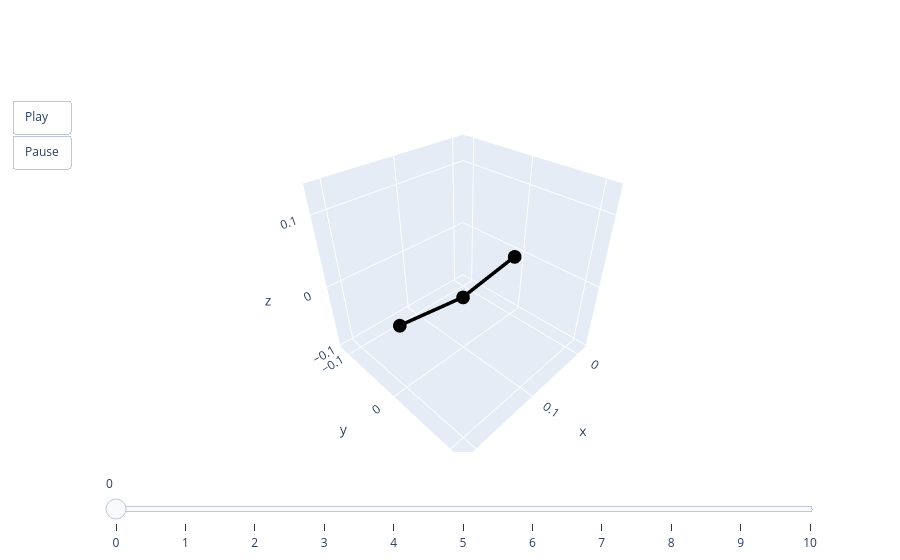

Source (notebook cell):
### Code cell
animate(pred)

### Figure 1 — Plotly figure (JSON) as saved in the notebook; plotly's stock layout.template omitted (floating-point values rounded to 4 significant figures)
{"data": [{"line": {"color": "black", "width": 7}, "mode": "lines+markers", "type": "scatter3d", "x": [0, 0.1, 0.2], "y": [0, -0.0008334, 0], "z": [0, -0.01607, 0]}], "layout": {"scene": {"aspectmode": "cube", "xaxis": {"autorange": false, "range": [-0.02, 0.22]}, "yaxis": {"autorange": false, "range": [-0.1206, 0.1194]}, "zaxis": {"autorange": false, "range": [-0.103, 0.137]}}, "sliders": [{"steps": [{"args": [["0"], {"frame": {"duration": 0, "redraw": true}, "mode": "immediate"}], "label": "0", "method": "animate"}, {"args": [["1"], {"frame": {"duration": 0, "redraw": true}, "mode": "immediate"}], "label": "1", "method": "animate"}, {"args": [["2"], {"frame": {"duration": 0, "redraw": true}, "mode": "immediate"}], "label": "2", "method": "animate"}, {"args": [["3"], {"frame": {"duration": 0, "redraw": true}, "mode": "immediate"}], "label": "3", "method": "animate"}, {"args": [["4"], {"frame": {"duration": 0, "redraw": true}, "mode": "immediate"}], "label": "4", "method": "animate"}, {"args": [["5"], {"frame": {"duration": 0, "redraw": true}, "mode": "immediate"}], "label": "5", "method": "animate"}, {"args": [["6"], {"frame": {"duration": 0, "redraw": true}, "mode": "immediate"}], "label": "6", "method": "animate"}, {"args": [["7"], {"frame": {"duration": 0, "redraw": true}, "mode": "immediate"}], "label": "7", "method": "animate"}, {"args": [["8"], {"frame": {"duration": 0, "redraw": true}, "mode": "immediate"}], "label": "8", "method": "animate"}, {"args": [["9"], {"frame": {"duration": 0, "redraw": true}, "mode": "immediate"}], "label": "9", "method": "animate"}, {"args": [["10"], {"frame": {"duration": 0, "redraw": true}, "mode": "immediate"}], "label": "10", "method": "animate"}]}], "updatemenus": [{"buttons": [{"args": [null, {"frame": {"duration": 50, "redraw": true}, "fromcurrent": true}], "label": "Play", "method": "animate"}, {"args": [[null], {"frame": {"duration": 0, "redraw": true}, "mode": "immediate"}], "label": "Pause", "method": "animate"}], "showactive": false, "type": "buttons"}]}}
